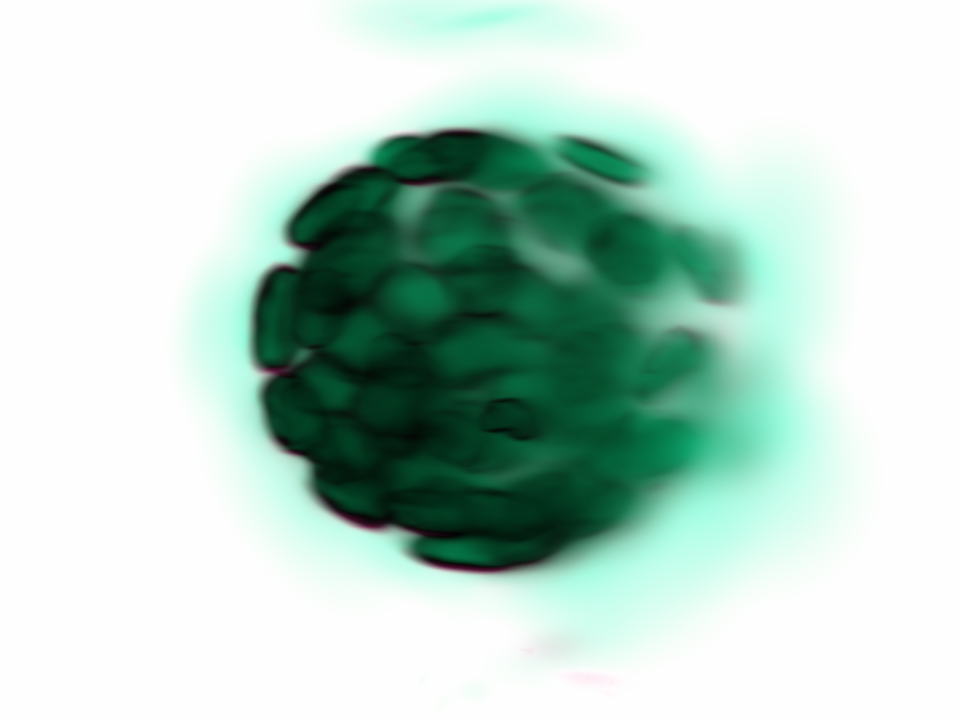
#> input picture manuscript/preprint/figs/viewer_gsplats_organoid_paper.png, 960 x 720 px
$ python generate_fig1_overview.py
#> lines starting #> are read from the running program, lines starting #| are printed output that depends on the picture
#!/usr/bin/env python3
"""Generate Figure 1: Luxar system overview.

Layout:
  Top row: a) Python code (white bg)  |  b) Pipeline with visual elements
  Bottom row: c) 4 viewer screenshots (white bg, tightly cropped)
"""

import matplotlib

matplotlib.use('Agg')
from pathlib import Path

import matplotlib.gridspec as gridspec
import matplotlib.image as mpimg
import matplotlib.pyplot as plt
import numpy as np

SCRIPT_DIR = Path(__file__).parent.parent
FIGS_DIR = SCRIPT_DIR / "figs"
RESULTS_DIR = SCRIPT_DIR.parent / "analysis" / "splat_count_vs_quality" / "results"

FONTSIZE = 6.5
TWO_COL_WIDTH = 7.2


def add_label(ax, label, x=-0.06, y=1.06):
    ax.text(x, y, label, transform=ax.transAxes,
            fontsize=10, fontweight='bold', va='top', ha='left')


def draw_code_panel(ax):
    """Panel a: Python code on white background with subtle border."""
    ax.set_xlim(0, 1)
    ax.set_ylim(0, 1)
    ax.axis('off')

    # Light gray background
    rect = plt.Rectangle((0.0, 0.0), 1.0, 1.0,
                          facecolor='#f8f8f8', edgecolor='#dddddd',
                          linewidth=0.5, zorder=0)
    ax.add_patch(rect)

    mono = 'DejaVu Sans Mono'
    fs = 5.5
    lh = 0.072

    lines = [
        ('from luxar import LuxarZarrCompiler', '#8b008b'),
        ('from luxar import Dimensions', '#8b008b'),
        ('', None),
        ('dims = Dimensions(["x","y","z","t"])', '#333333'),
        ('with LuxarZarrCompiler("out.zarr") as c:', '#333333'),
        ('  s = c.create_scene(dimensions=dims)', '#333333'),
        ('', None),
        ('  # Three geometry types', '#228b22'),
        ('  s.add_points("cells", pos, colors)', '#0055aa'),
        ('  s.add_gsplats("vol", ctrs, amps)', '#0055aa'),
        ('  s.add_lines("trk", verts, widths)', '#0055aa'),
        ('', None),
        ('# $ luxar serve out.zarr --viewer', '#228b22'),
    ]

    y = 0.94
    for text, color in lines:
        if not text:
            y -= lh * 0.4
            continue
        ax.text(0.03, y, text, fontsize=fs, fontfamily=mono, color=color,
                va='top', transform=ax.transAxes, zorder=2)
        y -= lh


def draw_pipeline_with_visuals(ax):
    """Panel b: Pipeline with small visual thumbnails at each step."""
    ax.set_xlim(0, 10)
    ax.set_ylim(-0.5, 2.5)
    ax.axis('off')

    # Load small thumbnails from cached data for visual elements
    # Step 1: Input volume (original slice)
    orig_img = None
    p = RESULTS_DIR / "kidney_dapi" / "slices" / "n032000_slices.npz"
    if p.exists():
        d = np.load(str(p))
        orig_img = d['target_slices'][1]

    # Step 3: Reconstruction (splat result)
    recon_img = None
    if p.exists():
        d = np.load(str(p))
        recon_img = d['recon_slices'][1]

    nodes = [
        (1.2, 'Volume', '#1565C0', orig_img),
        (3.5, 'Fit splats', '#2E7D32', recon_img),
        (5.8, 'Zarr archive', '#E65100', None),
        (8.1, 'Web viewer', '#C62828', None),
    ]

    thumb_size = 0.55  # in data coords
    for x, label, color, img in nodes:
        # Small thumbnail or icon
        if img is not None:
            # Show a small data thumbnail
            thumb_extent = [x - thumb_size, x + thumb_size,
                            1.05 - thumb_size, 1.05 + thumb_size]
            ax.imshow(img, cmap='gray', vmin=0, vmax=1, aspect='auto',
                      extent=thumb_extent, zorder=2, interpolation='bilinear')
        else:
            # Simple colored dot as icon
            circle = plt.Circle((x, 1.05), 0.3, facecolor=color, alpha=0.12,
                                edgecolor=color, linewidth=0.5, zorder=2)
            ax.add_patch(circle)
            # Icon text
            if 'Zarr' in label:
                ax.text(x, 1.05, '.zarr', ha='center', va='center',
                        fontsize=5, fontweight='bold', color=color, zorder=3)
            elif 'Web' in label:
                ax.text(x, 1.05, 'WWW', ha='center', va='center',
                        fontsize=5, fontweight='bold', color=color, zorder=3,
                        fontfamily='sans-serif')

        # Label below
        ax.text(x, 0.25, label, ha='center', va='center',
                fontsize=6.5, fontweight='bold', color=color)

    # Arrows
    arrow_y = 1.05
    for i in range(len(nodes) - 1):
        x1 = nodes[i][0] + thumb_size + 0.15
        x2 = nodes[i+1][0] - thumb_size - 0.15
        ax.annotate('', xy=(x2, arrow_y), xytext=(x1, arrow_y),
                     arrowprops=dict(arrowstyle='->', color='#999999', lw=1.0))

    # Sub-labels
    subs = [
        (1.2, '3D/4D/nD'),
        (3.5, 'Per-splat Adam'),
        (5.8, 'Chunked, indexed'),
        (8.1, 'HDR, nD nav'),
    ]
    for x, s in subs:
        ax.text(x, -0.1, s, ha='center', va='center',
                fontsize=4.5, color='#999999', style='italic')


def draw_screenshots(axes_row):
    """Panel c: 4 viewer screenshots - tightly cropped, no borders."""
    screenshots = [
        ('viewer_gsplats_organoid_paper.png', 'GSplats: Organoid'),
        ('viewer_storm_microtubules_paper.png', 'Points: STORM'),
        ('viewer_spiral_galaxy_paper.png', 'Points: Galaxy'),
        ('viewer_lsystem_forest_paper.png', 'Lines: L-system'),
    ]

    for i, (fname, title) in enumerate(screenshots):
        ax = axes_row[i]
        img_path = FIGS_DIR / fname

        if img_path.exists():
            img = mpimg.imread(str(img_path))
#> img is the input picture: shape (720, 960, 3) float32; mean R, G, B 0.731, 0.831, 0.789
            # Additional center-crop to remove whitespace margins
            h, w = img.shape[:2]
#> h = 720; w = 960
            margin_h = int(h * 0.05)
#> margin_h = 36
            margin_w = int(w * 0.05)
#> margin_w = 48
            img = img[margin_h:h-margin_h, margin_w:w-margin_w]
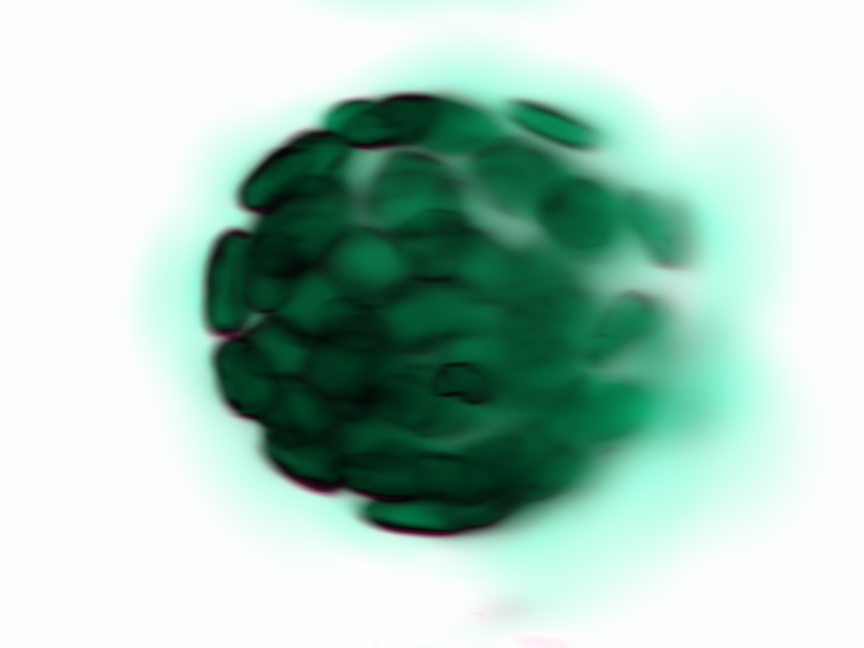
#> img: shape (648, 864, 3) float32; mean R, G, B 0.671, 0.791, 0.741
            ax.imshow(img, aspect='equal')

        ax.set_xticks([])
        ax.set_yticks([])
        for sp in ax.spines.values():
            sp.set_visible(False)

        ax.set_xlabel(title, fontsize=5.5, fontweight='bold',
                       color='#333333', labelpad=2)
#> pass 2 of the loop in draw_screenshots, `for i, (fname, title) in enumerate(screenshots):`:
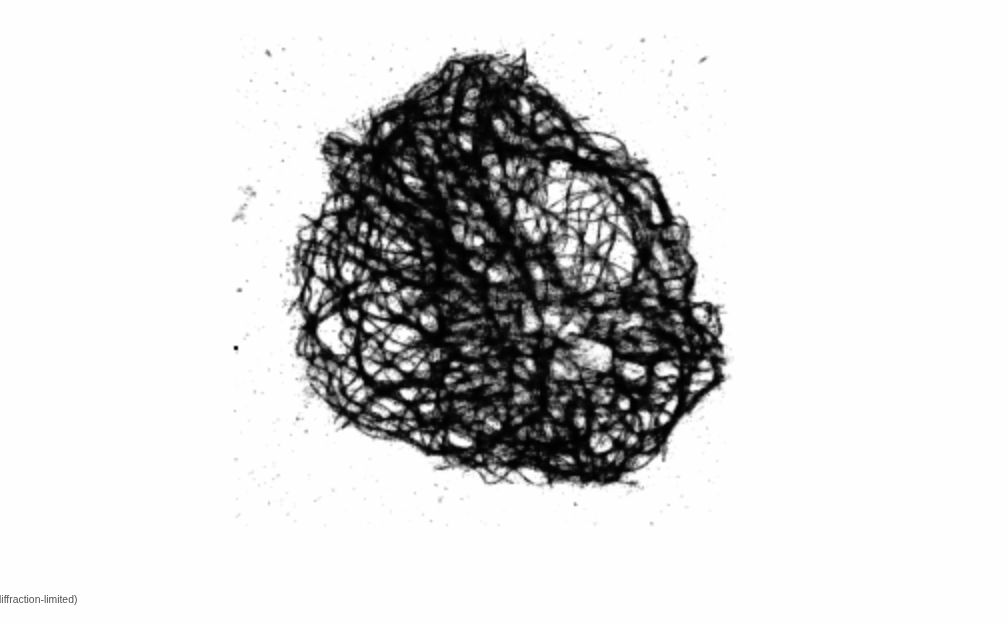
#> input picture manuscript/preprint/figs/viewer_storm_microtubules_paper.png, 1008 x 624 px
#> in draw_screenshots, img is the input picture: shape (624, 1008, 3) float32; min 0.00392, max 0.996, mean 0.844
#> in draw_screenshots, `img = img[margin_h:h-margin_h, margin_w:w-margin_w]`:
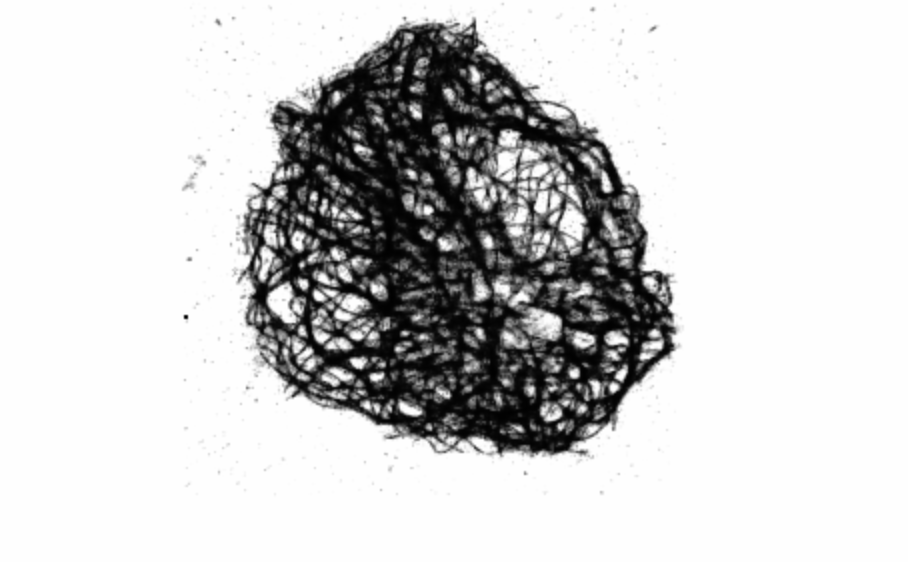
#> img: shape (562, 908, 3) float32; min 0.00392, max 0.996, mean 0.808
#> pass 3 of the loop in draw_screenshots, `for i, (fname, title) in enumerate(screenshots):`:
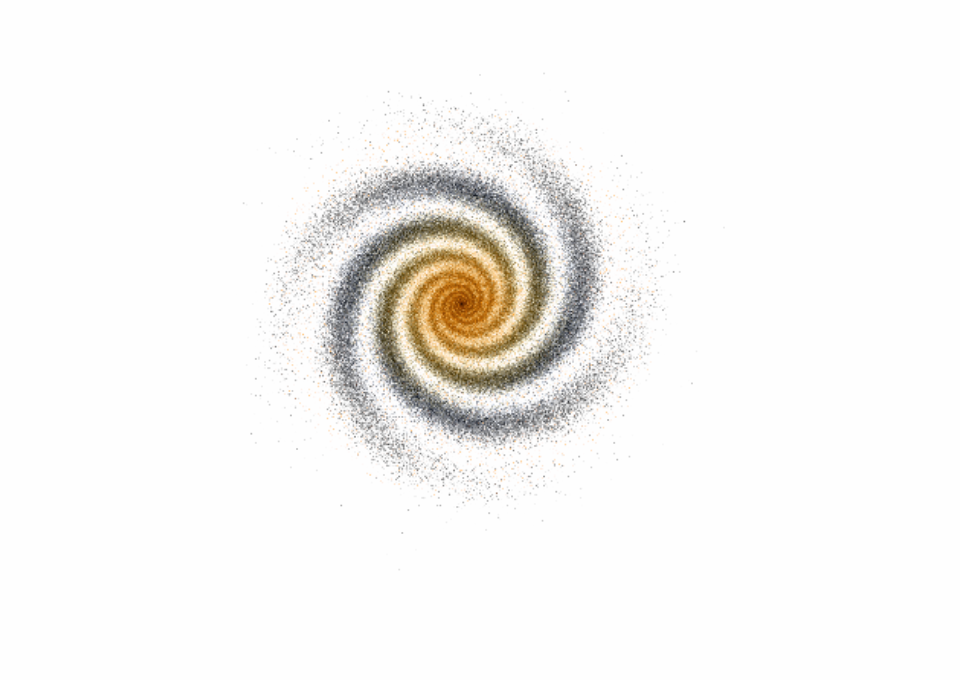
#> input picture manuscript/preprint/figs/viewer_spiral_galaxy_paper.png, 960 x 680 px
#> in draw_screenshots, img is the input picture: shape (680, 960, 3) float32; mean R, G, B 0.968, 0.964, 0.956
#> in draw_screenshots, `img = img[margin_h:h-margin_h, margin_w:w-margin_w]`:
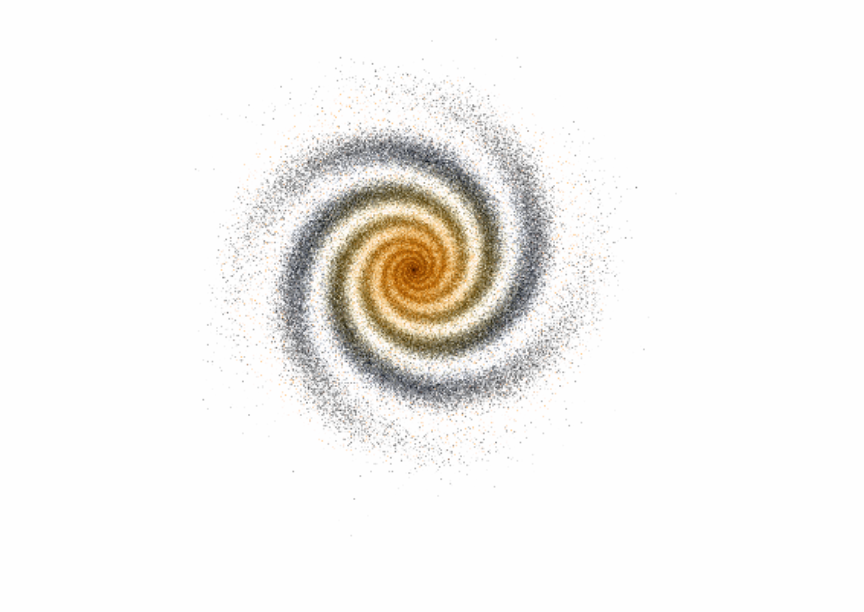
#> img: shape (612, 864, 3) float32; mean R, G, B 0.961, 0.955, 0.946
#> the loop made 4 passes; the first 3 are shown


def main():
    plt.rcParams.update({
        'font.family': 'sans-serif',
        'font.sans-serif': ['DejaVu Sans', 'Arial'],
        'font.size': FONTSIZE,
        'axes.linewidth': 0.3,
        'pdf.fonttype': 42,
        'ps.fonttype': 42,
    })

    fig = plt.figure(figsize=(TWO_COL_WIDTH, 3.5))

    # Two-row layout - tighter, screenshots get more space
    outer = gridspec.GridSpec(2, 1, figure=fig, height_ratios=[0.9, 1.0],
                              hspace=0.08, left=0.01, right=0.99,
                              top=0.97, bottom=0.03)

    # Top row: code (left) + pipeline (right)
    top = gridspec.GridSpecFromSubplotSpec(1, 2, subplot_spec=outer[0],
                                           width_ratios=[1.0, 1.3], wspace=0.06)

    ax_code = fig.add_subplot(top[0, 0])
    draw_code_panel(ax_code)
    add_label(ax_code, 'a', x=0.01, y=1.04)

    ax_pipe = fig.add_subplot(top[0, 1])
    draw_pipeline_with_visuals(ax_pipe)
    add_label(ax_pipe, 'b', x=-0.02, y=1.04)

    # Bottom row: 4 screenshots
    bottom = gridspec.GridSpecFromSubplotSpec(1, 4, subplot_spec=outer[1],
                                              wspace=0.03)

    sc_axes = [fig.add_subplot(bottom[0, i]) for i in range(4)]
    draw_screenshots(sc_axes)
    add_label(sc_axes[0], 'c', x=-0.04, y=1.06)

    out = FIGS_DIR / "fig1_overview.pdf"
    fig.savefig(out, dpi=300)
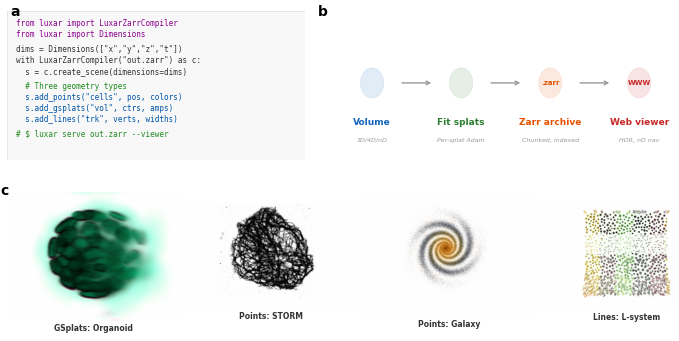
#> figure drawn by matplotlib, 6 panels
    plt.close(fig)
    print(f"Saved: {out}")


if __name__ == '__main__':
    main()
